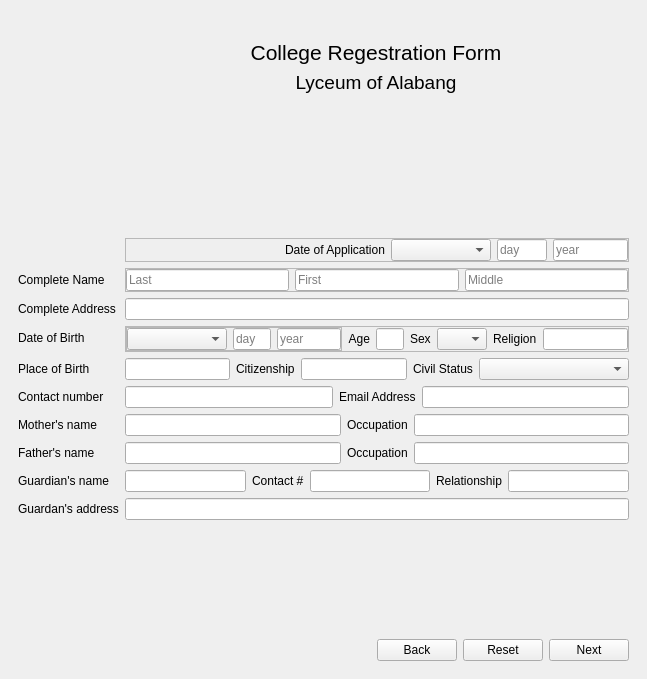
<?xml version="1.0" encoding="UTF-8"?>
<ui version="4.0">
 <class>MainWindow</class>
 <widget class="QMainWindow" name="MainWindow">
  <property name="geometry">
   <rect>
    <x>0</x>
    <y>0</y>
    <width>647</width>
    <height>679</height>
   </rect>
  </property>
  <property name="windowTitle">
   <string>MainWindow</string>
  </property>
  <property name="autoFillBackground">
   <bool>false</bool>
  </property>
  <widget class="QWidget" name="centralwidget">
   <property name="sizePolicy">
    <sizepolicy hsizetype="Maximum" vsizetype="Maximum">
     <horstretch>0</horstretch>
     <verstretch>0</verstretch>
    </sizepolicy>
   </property>
   <layout class="QVBoxLayout" name="verticalLayout">
    <item alignment="Qt::AlignHCenter|Qt::AlignTop">
     <widget class="QFrame" name="header">
      <property name="sizePolicy">
       <sizepolicy hsizetype="Preferred" vsizetype="Preferred">
        <horstretch>0</horstretch>
        <verstretch>0</verstretch>
       </sizepolicy>
      </property>
      <property name="contextMenuPolicy">
       <enum>Qt::DefaultContextMenu</enum>
      </property>
      <property name="frameShape">
       <enum>QFrame::NoFrame</enum>
      </property>
      <property name="frameShadow">
       <enum>QFrame::Plain</enum>
      </property>
      <layout class="QHBoxLayout" name="horizontalLayout_2">
       <property name="sizeConstraint">
        <enum>QLayout::SetNoConstraint</enum>
       </property>
       <item>
        <widget class="QLabel" name="label_3">
         <property name="sizePolicy">
          <sizepolicy hsizetype="Fixed" vsizetype="Fixed">
           <horstretch>0</horstretch>
           <verstretch>0</verstretch>
          </sizepolicy>
         </property>
         <property name="minimumSize">
          <size>
           <width>100</width>
           <height>100</height>
          </size>
         </property>
         <property name="maximumSize">
          <size>
           <width>100</width>
           <height>100</height>
          </size>
         </property>
         <property name="baseSize">
          <size>
           <width>0</width>
           <height>0</height>
          </size>
         </property>
         <property name="cursor">
          <cursorShape>ArrowCursor</cursorShape>
         </property>
         <property name="tabletTracking">
          <bool>true</bool>
         </property>
         <property name="contextMenuPolicy">
          <enum>Qt::NoContextMenu</enum>
         </property>
         <property name="toolTipDuration">
          <number>0</number>
         </property>
         <property name="text">
          <string/>
         </property>
         <property name="textFormat">
          <enum>Qt::PlainText</enum>
         </property>
         <property name="pixmap">
          <pixmap>assets/lyceumLogo.png</pixmap>
         </property>
         <property name="scaledContents">
          <bool>true</bool>
         </property>
         <property name="alignment">
          <set>Qt::AlignCenter</set>
         </property>
         <property name="wordWrap">
          <bool>false</bool>
         </property>
         <property name="margin">
          <number>0</number>
         </property>
         <property name="indent">
          <number>0</number>
         </property>
        </widget>
       </item>
       <item>
        <spacer name="spacer">
         <property name="orientation">
          <enum>Qt::Horizontal</enum>
         </property>
         <property name="sizeHint" stdset="0">
          <size>
           <width>0</width>
           <height>0</height>
          </size>
         </property>
        </spacer>
       </item>
       <item>
        <widget class="QWidget" name="title" native="true">
         <property name="minimumSize">
          <size>
           <width>280</width>
           <height>0</height>
          </size>
         </property>
         <layout class="QVBoxLayout" name="verticalLayout_5">
          <item alignment="Qt::AlignBottom">
           <widget class="QLabel" name="label_2">
            <property name="lineWidth">
             <number>0</number>
            </property>
            <property name="text">
             <string>&lt;html&gt;&lt;head/&gt;&lt;body&gt;&lt;p align=&quot;center&quot;&gt;&lt;span style=&quot; font-size:16pt;&quot;&gt;College Regestration Form&lt;/span&gt;&lt;/p&gt;&lt;/body&gt;&lt;/html&gt;</string>
            </property>
            <property name="indent">
             <number>-1</number>
            </property>
           </widget>
          </item>
          <item alignment="Qt::AlignTop">
           <widget class="QLabel" name="label">
            <property name="lineWidth">
             <number>0</number>
            </property>
            <property name="text">
             <string>&lt;html&gt;&lt;head/&gt;&lt;body&gt;&lt;p align=&quot;center&quot;&gt;&lt;span style=&quot; font-size:14pt;&quot;&gt;Lyceum of Alabang&lt;/span&gt;&lt;/p&gt;&lt;/body&gt;&lt;/html&gt;</string>
            </property>
            <property name="indent">
             <number>-1</number>
            </property>
           </widget>
          </item>
         </layout>
        </widget>
       </item>
      </layout>
     </widget>
    </item>
    <item>
     <spacer name="verticalSpacer">
      <property name="orientation">
       <enum>Qt::Vertical</enum>
      </property>
      <property name="sizeHint" stdset="0">
       <size>
        <width>20</width>
        <height>40</height>
       </size>
      </property>
     </spacer>
    </item>
    <item alignment="Qt::AlignVCenter">
     <widget class="QFrame" name="formFrame">
      <layout class="QFormLayout" name="formLayout">
       <item row="1" column="1">
        <widget class="QFrame" name="dateApplication">
         <property name="enabled">
          <bool>true</bool>
         </property>
         <property name="maximumSize">
          <size>
           <width>16777215</width>
           <height>16777215</height>
          </size>
         </property>
         <property name="autoFillBackground">
          <bool>false</bool>
         </property>
         <property name="frameShape">
          <enum>QFrame::StyledPanel</enum>
         </property>
         <property name="frameShadow">
          <enum>QFrame::Raised</enum>
         </property>
         <layout class="QHBoxLayout" name="horizontalLayout_4">
          <property name="leftMargin">
           <number>0</number>
          </property>
          <property name="topMargin">
           <number>0</number>
          </property>
          <property name="rightMargin">
           <number>0</number>
          </property>
          <property name="bottomMargin">
           <number>0</number>
          </property>
          <item>
           <spacer name="horizontalSpacer_3">
            <property name="orientation">
             <enum>Qt::Horizontal</enum>
            </property>
            <property name="sizeHint" stdset="0">
             <size>
              <width>40</width>
              <height>20</height>
             </size>
            </property>
           </spacer>
          </item>
          <item>
           <widget class="QLabel" name="dateApplicationLabel">
            <property name="text">
             <string>Date of Application</string>
            </property>
           </widget>
          </item>
          <item>
           <widget class="QComboBox" name="month">
            <property name="minimumSize">
             <size>
              <width>100</width>
              <height>0</height>
             </size>
            </property>
            <property name="mouseTracking">
             <bool>false</bool>
            </property>
            <property name="editable">
             <bool>false</bool>
            </property>
            <property name="maxVisibleItems">
             <number>12</number>
            </property>
            <property name="minimumContentsLength">
             <number>0</number>
            </property>
            <property name="placeholderText">
             <string>Month</string>
            </property>
           </widget>
          </item>
          <item>
           <widget class="QLineEdit" name="day">
            <property name="maximumSize">
             <size>
              <width>50</width>
              <height>16777215</height>
             </size>
            </property>
            <property name="placeholderText">
             <string>day</string>
            </property>
           </widget>
          </item>
          <item>
           <widget class="QLineEdit" name="year">
            <property name="maximumSize">
             <size>
              <width>75</width>
              <height>16777215</height>
             </size>
            </property>
            <property name="placeholderText">
             <string>year</string>
            </property>
           </widget>
          </item>
         </layout>
        </widget>
       </item>
       <item row="2" column="0">
        <widget class="QLabel" name="name">
         <property name="text">
          <string>Complete Name</string>
         </property>
        </widget>
       </item>
       <item row="2" column="1">
        <widget class="QFrame" name="nameTextBox">
         <property name="enabled">
          <bool>true</bool>
         </property>
         <property name="autoFillBackground">
          <bool>false</bool>
         </property>
         <property name="frameShape">
          <enum>QFrame::StyledPanel</enum>
         </property>
         <property name="frameShadow">
          <enum>QFrame::Raised</enum>
         </property>
         <layout class="QHBoxLayout" name="horizontalLayout_5">
          <property name="leftMargin">
           <number>0</number>
          </property>
          <property name="topMargin">
           <number>0</number>
          </property>
          <property name="rightMargin">
           <number>0</number>
          </property>
          <property name="bottomMargin">
           <number>0</number>
          </property>
          <item>
           <widget class="QLineEdit" name="lastName">
            <property name="placeholderText">
             <string>Last</string>
            </property>
           </widget>
          </item>
          <item>
           <widget class="QLineEdit" name="firstName">
            <property name="placeholderText">
             <string>First</string>
            </property>
           </widget>
          </item>
          <item>
           <widget class="QLineEdit" name="middleInitial">
            <property name="placeholderText">
             <string>Middle</string>
            </property>
           </widget>
          </item>
         </layout>
        </widget>
       </item>
       <item row="3" column="0">
        <widget class="QLabel" name="address">
         <property name="text">
          <string>Complete Address</string>
         </property>
        </widget>
       </item>
       <item row="3" column="1">
        <widget class="QLineEdit" name="lineEdit_35">
         <property name="text">
          <string/>
         </property>
        </widget>
       </item>
       <item row="4" column="0">
        <widget class="QLabel" name="dateOfBirth">
         <property name="text">
          <string>Date of Birth</string>
         </property>
        </widget>
       </item>
       <item row="4" column="1">
        <widget class="QFrame" name="status">
         <property name="frameShape">
          <enum>QFrame::StyledPanel</enum>
         </property>
         <property name="frameShadow">
          <enum>QFrame::Raised</enum>
         </property>
         <layout class="QHBoxLayout" name="horizontalLayout">
          <property name="leftMargin">
           <number>0</number>
          </property>
          <property name="topMargin">
           <number>0</number>
          </property>
          <property name="rightMargin">
           <number>0</number>
          </property>
          <property name="bottomMargin">
           <number>0</number>
          </property>
          <item>
           <widget class="QFrame" name="birthDateTextBox_2">
            <property name="enabled">
             <bool>true</bool>
            </property>
            <property name="maximumSize">
             <size>
              <width>16777215</width>
              <height>16777215</height>
             </size>
            </property>
            <property name="autoFillBackground">
             <bool>false</bool>
            </property>
            <property name="frameShape">
             <enum>QFrame::StyledPanel</enum>
            </property>
            <property name="frameShadow">
             <enum>QFrame::Raised</enum>
            </property>
            <layout class="QHBoxLayout" name="horizontalLayout_6">
             <property name="leftMargin">
              <number>0</number>
             </property>
             <property name="topMargin">
              <number>0</number>
             </property>
             <property name="rightMargin">
              <number>0</number>
             </property>
             <property name="bottomMargin">
              <number>0</number>
             </property>
             <item>
              <widget class="QComboBox" name="month_2">
               <property name="minimumSize">
                <size>
                 <width>100</width>
                 <height>0</height>
                </size>
               </property>
               <property name="mouseTracking">
                <bool>false</bool>
               </property>
               <property name="editable">
                <bool>false</bool>
               </property>
               <property name="maxVisibleItems">
                <number>12</number>
               </property>
               <property name="minimumContentsLength">
                <number>0</number>
               </property>
               <property name="placeholderText">
                <string>Month</string>
               </property>
              </widget>
             </item>
             <item>
              <widget class="QLineEdit" name="day_2">
               <property name="maximumSize">
                <size>
                 <width>50</width>
                 <height>16777215</height>
                </size>
               </property>
               <property name="placeholderText">
                <string>day</string>
               </property>
              </widget>
             </item>
             <item>
              <widget class="QLineEdit" name="year_2">
               <property name="maximumSize">
                <size>
                 <width>75</width>
                 <height>16777215</height>
                </size>
               </property>
               <property name="placeholderText">
                <string>year</string>
               </property>
              </widget>
             </item>
            </layout>
           </widget>
          </item>
          <item>
           <widget class="QLabel" name="label_7">
            <property name="sizePolicy">
             <sizepolicy hsizetype="Minimum" vsizetype="Minimum">
              <horstretch>0</horstretch>
              <verstretch>0</verstretch>
             </sizepolicy>
            </property>
            <property name="text">
             <string>Age</string>
            </property>
            <property name="alignment">
             <set>Qt::AlignRight|Qt::AlignTrailing|Qt::AlignVCenter</set>
            </property>
           </widget>
          </item>
          <item>
           <widget class="QLineEdit" name="lineEdit">
            <property name="maximumSize">
             <size>
              <width>50</width>
              <height>16777215</height>
             </size>
            </property>
            <property name="text">
             <string/>
            </property>
           </widget>
          </item>
          <item>
           <widget class="QLabel" name="label_4">
            <property name="text">
             <string>Sex</string>
            </property>
           </widget>
          </item>
          <item>
           <widget class="QComboBox" name="comboBox">
            <property name="maximumSize">
             <size>
              <width>50</width>
              <height>16777215</height>
             </size>
            </property>
           </widget>
          </item>
          <item>
           <widget class="QLabel" name="label_5">
            <property name="text">
             <string>Religion</string>
            </property>
           </widget>
          </item>
          <item>
           <widget class="QLineEdit" name="lineEdit_2">
            <property name="text">
             <string/>
            </property>
           </widget>
          </item>
         </layout>
        </widget>
       </item>
       <item row="5" column="0">
        <widget class="QLabel" name="civilStatus">
         <property name="text">
          <string>Place of Birth</string>
         </property>
        </widget>
       </item>
       <item row="6" column="0">
        <widget class="QLabel" name="label_9">
         <property name="text">
          <string>Contact number</string>
         </property>
        </widget>
       </item>
       <item row="6" column="1">
        <widget class="QWidget" name="widget_2" native="true">
         <layout class="QHBoxLayout" name="horizontalLayout_8">
          <property name="leftMargin">
           <number>0</number>
          </property>
          <property name="topMargin">
           <number>0</number>
          </property>
          <property name="rightMargin">
           <number>0</number>
          </property>
          <property name="bottomMargin">
           <number>0</number>
          </property>
          <item>
           <widget class="QLineEdit" name="lineEdit_6"/>
          </item>
          <item>
           <widget class="QLabel" name="label_10">
            <property name="text">
             <string>Email Address</string>
            </property>
           </widget>
          </item>
          <item>
           <widget class="QLineEdit" name="lineEdit_7"/>
          </item>
         </layout>
        </widget>
       </item>
       <item row="7" column="0">
        <widget class="QLabel" name="label_11">
         <property name="text">
          <string>Mother's name</string>
         </property>
        </widget>
       </item>
       <item row="7" column="1">
        <widget class="QWidget" name="widget_3" native="true">
         <layout class="QHBoxLayout" name="horizontalLayout_11">
          <property name="leftMargin">
           <number>0</number>
          </property>
          <property name="topMargin">
           <number>0</number>
          </property>
          <property name="rightMargin">
           <number>0</number>
          </property>
          <property name="bottomMargin">
           <number>0</number>
          </property>
          <item>
           <widget class="QLineEdit" name="lineEdit_12"/>
          </item>
          <item>
           <widget class="QLabel" name="label_14">
            <property name="text">
             <string>Occupation</string>
            </property>
           </widget>
          </item>
          <item>
           <widget class="QLineEdit" name="lineEdit_13"/>
          </item>
         </layout>
        </widget>
       </item>
       <item row="8" column="0">
        <widget class="QLabel" name="label_15">
         <property name="text">
          <string>Father's name</string>
         </property>
        </widget>
       </item>
       <item row="8" column="1">
        <widget class="QWidget" name="widget_4" native="true">
         <layout class="QHBoxLayout" name="horizontalLayout_12">
          <property name="leftMargin">
           <number>0</number>
          </property>
          <property name="topMargin">
           <number>0</number>
          </property>
          <property name="rightMargin">
           <number>0</number>
          </property>
          <property name="bottomMargin">
           <number>0</number>
          </property>
          <item>
           <widget class="QLineEdit" name="lineEdit_14"/>
          </item>
          <item>
           <widget class="QLabel" name="label_16">
            <property name="text">
             <string>Occupation</string>
            </property>
           </widget>
          </item>
          <item>
           <widget class="QLineEdit" name="lineEdit_15"/>
          </item>
         </layout>
        </widget>
       </item>
       <item row="9" column="0">
        <widget class="QLabel" name="label_18">
         <property name="text">
          <string>Guardian's name</string>
         </property>
        </widget>
       </item>
       <item row="10" column="0">
        <widget class="QLabel" name="label_19">
         <property name="text">
          <string>Guardan's address</string>
         </property>
        </widget>
       </item>
       <item row="10" column="1">
        <widget class="QLineEdit" name="lineEdit_36"/>
       </item>
       <item row="9" column="1">
        <widget class="QFrame" name="frame_5">
         <layout class="QHBoxLayout" name="horizontalLayout_13">
          <property name="leftMargin">
           <number>0</number>
          </property>
          <property name="topMargin">
           <number>0</number>
          </property>
          <property name="rightMargin">
           <number>0</number>
          </property>
          <property name="bottomMargin">
           <number>0</number>
          </property>
          <item>
           <widget class="QLineEdit" name="lineEdit_16">
            <property name="text">
             <string/>
            </property>
           </widget>
          </item>
          <item>
           <widget class="QLabel" name="label_17">
            <property name="text">
             <string>Contact #</string>
            </property>
           </widget>
          </item>
          <item>
           <widget class="QLineEdit" name="lineEdit_17"/>
          </item>
          <item>
           <widget class="QLabel" name="label_20">
            <property name="text">
             <string>Relationship</string>
            </property>
           </widget>
          </item>
          <item>
           <widget class="QLineEdit" name="lineEdit_19"/>
          </item>
         </layout>
        </widget>
       </item>
       <item row="5" column="1">
        <widget class="QFrame" name="frame">
         <layout class="QHBoxLayout" name="horizontalLayout_7">
          <property name="spacing">
           <number>6</number>
          </property>
          <property name="leftMargin">
           <number>0</number>
          </property>
          <property name="topMargin">
           <number>0</number>
          </property>
          <property name="rightMargin">
           <number>0</number>
          </property>
          <property name="bottomMargin">
           <number>0</number>
          </property>
          <item>
           <widget class="QLineEdit" name="lineEdit_4"/>
          </item>
          <item>
           <widget class="QLabel" name="label_6">
            <property name="text">
             <string>Citizenship</string>
            </property>
           </widget>
          </item>
          <item>
           <widget class="QLineEdit" name="lineEdit_3"/>
          </item>
          <item>
           <widget class="QLabel" name="label_8">
            <property name="text">
             <string>Civil Status</string>
            </property>
           </widget>
          </item>
          <item>
           <widget class="QComboBox" name="comboBox_2">
            <property name="minimumSize">
             <size>
              <width>150</width>
              <height>0</height>
             </size>
            </property>
           </widget>
          </item>
         </layout>
        </widget>
       </item>
      </layout>
     </widget>
    </item>
    <item>
     <spacer name="verticalSpacer_2">
      <property name="orientation">
       <enum>Qt::Vertical</enum>
      </property>
      <property name="sizeHint" stdset="0">
       <size>
        <width>20</width>
        <height>40</height>
       </size>
      </property>
     </spacer>
    </item>
    <item>
     <widget class="QWidget" name="navigation" native="true">
      <property name="maximumSize">
       <size>
        <width>16777215</width>
        <height>75</height>
       </size>
      </property>
      <layout class="QHBoxLayout" name="horizontalLayout_3">
       <item>
        <spacer name="horizontalSpacer_2">
         <property name="orientation">
          <enum>Qt::Horizontal</enum>
         </property>
         <property name="sizeHint" stdset="0">
          <size>
           <width>40</width>
           <height>20</height>
          </size>
         </property>
        </spacer>
       </item>
       <item>
        <widget class="QPushButton" name="back">
         <property name="text">
          <string>Back</string>
         </property>
        </widget>
       </item>
       <item>
        <widget class="QPushButton" name="reset">
         <property name="text">
          <string>Reset</string>
         </property>
        </widget>
       </item>
       <item>
        <widget class="QPushButton" name="next">
         <property name="text">
          <string>Next</string>
         </property>
        </widget>
       </item>
      </layout>
     </widget>
    </item>
   </layout>
  </widget>
 </widget>
 <resources/>
 <connections/>
</ui>
